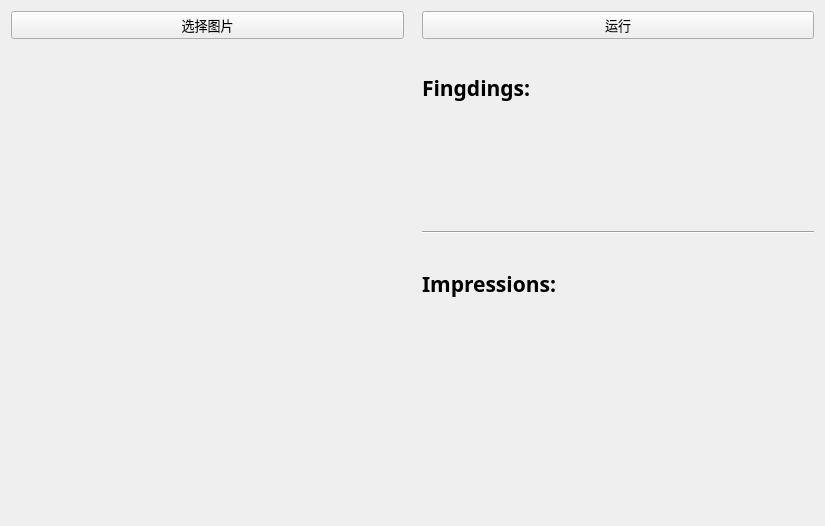
<?xml version="1.0" encoding="UTF-8"?>
<ui version="4.0">
 <class>Form</class>
 <widget class="QWidget" name="Form">
  <property name="geometry">
   <rect>
    <x>0</x>
    <y>0</y>
    <width>825</width>
    <height>526</height>
   </rect>
  </property>
  <property name="windowTitle">
   <string>Form</string>
  </property>
  <layout class="QGridLayout" name="gridLayout_3">
   <item row="0" column="0">
    <layout class="QGridLayout" name="gridLayout_2">
     <property name="horizontalSpacing">
      <number>18</number>
     </property>
     <property name="verticalSpacing">
      <number>5</number>
     </property>
     <item row="0" column="0">
      <widget class="QPushButton" name="pushButton">
       <property name="font">
        <font>
         <pointsize>10</pointsize>
        </font>
       </property>
       <property name="text">
        <string>选择图片</string>
       </property>
       <property name="autoRepeatDelay">
        <number>400</number>
       </property>
       <property name="autoRepeatInterval">
        <number>150</number>
       </property>
      </widget>
     </item>
     <item row="0" column="1">
      <widget class="QPushButton" name="pushButton_2">
       <property name="font">
        <font>
         <pointsize>10</pointsize>
        </font>
       </property>
       <property name="mouseTracking">
        <bool>false</bool>
       </property>
       <property name="text">
        <string>运行</string>
       </property>
      </widget>
     </item>
     <item row="1" column="1">
      <layout class="QGridLayout" name="gridLayout">
       <property name="sizeConstraint">
        <enum>QLayout::SetDefaultConstraint</enum>
       </property>
       <property name="spacing">
        <number>6</number>
       </property>
       <item row="3" column="0">
        <widget class="QLabel" name="label_2">
         <property name="font">
          <font>
           <family>仿宋</family>
           <pointsize>16</pointsize>
           <weight>75</weight>
           <bold>true</bold>
          </font>
         </property>
         <property name="text">
          <string>Impressions:</string>
         </property>
        </widget>
       </item>
       <item row="2" column="0">
        <widget class="Line" name="line">
         <property name="orientation">
          <enum>Qt::Horizontal</enum>
         </property>
        </widget>
       </item>
       <item row="4" column="0">
        <widget class="QLabel" name="label_4">
         <property name="font">
          <font>
           <family>仿宋</family>
           <pointsize>12</pointsize>
          </font>
         </property>
         <property name="text">
          <string/>
         </property>
        </widget>
       </item>
       <item row="1" column="0">
        <widget class="QLabel" name="label_3">
         <property name="font">
          <font>
           <family>仿宋</family>
           <pointsize>12</pointsize>
          </font>
         </property>
         <property name="text">
          <string/>
         </property>
         <property name="margin">
          <number>10</number>
         </property>
        </widget>
       </item>
       <item row="0" column="0">
        <widget class="QLabel" name="label">
         <property name="font">
          <font>
           <family>仿宋</family>
           <pointsize>16</pointsize>
           <weight>75</weight>
           <italic>false</italic>
           <bold>true</bold>
          </font>
         </property>
         <property name="text">
          <string>Fingdings:</string>
         </property>
        </widget>
       </item>
       <item row="5" column="0">
        <widget class="QLabel" name="label_6">
         <property name="text">
          <string/>
         </property>
        </widget>
       </item>
      </layout>
     </item>
     <item row="1" column="0">
      <widget class="QLabel" name="label_5">
       <property name="font">
        <font>
         <weight>75</weight>
         <bold>true</bold>
        </font>
       </property>
       <property name="text">
        <string/>
       </property>
       <property name="margin">
        <number>1</number>
       </property>
      </widget>
     </item>
    </layout>
   </item>
  </layout>
 </widget>
 <resources/>
 <connections/>
</ui>
